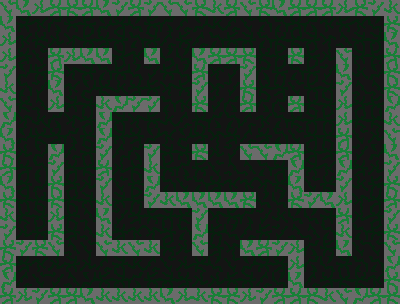

This is a level from a 2D game, rendered from its Tiled map with the project's own tilesets. A one-line summary and the complete map file follow:
An orthogonal 25x19 tile map with 16x16 px tiles, 2 tile layers (floor, walls) and 8 objects (3x player, 2x knight, door, brute, champion).

<map version="1.10" tiledversion="1.11.2" orientation="orthogonal" renderorder="right-down" width="25" height="19" tilewidth="16" tileheight="16" infinite="0" nextlayerid="6" nextobjectid="9">
 <properties>
  <property name="coins" type="int" value="12" />
  <property name="name" value="The Labyrinth" />
 </properties>
 <tileset firstgid="1" source="tiles.tsx" />
 <layer id="1" name="floor" width="25" height="19">
  <data encoding="csv">
3221225480,7,8,5,1073741831,3221225480,2147483653,1073741831,1073741830,1073741829,8,5,1073741831,3221225478,5,1073741829,2147483654,5,3221225477,1073741831,3221225478,1073741829,3221225479,6,2147483654,
1073741831,1073741829,3221225478,3221225479,3221225477,3221225477,7,5,2147483655,3221225477,3221225479,1073741832,7,2147483654,1073741832,8,1073741831,1073741831,5,3221225479,3221225478,3221225477,3221225478,2147483655,8,
3221225477,3221225478,2147483653,6,1073741830,3221225477,5,1073741829,1073741831,1073741829,1073741832,3221225477,1073741832,1073741831,3221225477,1073741829,1073741831,2147483653,2147483653,1073741829,1073741830,3221225480,1073741829,1073741829,7,
2147483656,5,8,1073741831,1073741829,1073741829,5,1073741829,3221225478,1073741831,2147483655,2147483655,3221225478,1073741830,7,1073741829,2147483653,3221225477,2147483653,3221225477,6,8,1073741829,3221225477,3221225477,
5,7,3221225477,1073741829,1073741830,1073741829,1073741831,3221225477,2147483655,2147483656,3221225477,2147483655,3221225477,1073741830,2147483656,3221225477,3221225479,3221225477,1073741831,3221225477,2147483656,3221225477,2147483654,7,1073741829,
7,1073741831,2147483656,1073741830,3221225478,7,2147483653,2147483654,5,3221225477,1073741830,3221225477,1073741829,1073741830,2147483656,6,2147483653,5,8,3221225477,1073741829,7,3221225480,3221225480,3221225479,
3221225478,2147483653,3221225480,3221225479,1073741829,1073741829,5,5,2147483654,2147483654,1073741831,3221225478,5,2147483656,3221225479,5,3221225479,3221225479,3221225477,2147483653,1073741829,2147483653,5,3221225477,6,
6,1073741830,2147483654,3221225479,1073741830,5,5,1073741829,1073741830,3221225477,2147483654,1073741832,2147483653,3221225479,1073741831,1073741832,3221225478,1073741831,2147483653,1073741829,3221225477,2147483653,2147483653,2147483653,3221225477,
5,7,2147483653,5,3221225479,2147483653,7,1073741829,5,7,3221225478,7,5,1073741830,5,1073741832,5,1073741831,8,5,2147483653,5,8,6,7,
5,6,7,2147483653,1073741832,1073741829,2147483654,1073741832,3221225479,1073741830,1073741829,1073741829,1073741832,6,2147483656,3221225478,2147483653,5,2147483655,5,5,1073741830,2147483656,7,2147483656,
6,5,1073741831,6,5,2147483653,1073741829,6,2147483653,1073741832,3221225477,3221225479,3221225477,8,3221225480,3221225480,1073741831,5,2147483653,1073741829,3221225478,2147483656,5,6,7,
3221225478,5,7,1073741831,5,6,1073741831,8,2147483653,1073741832,1073741831,8,1073741831,5,3221225478,3221225478,1073741830,2147483653,1073741829,8,2147483653,2147483656,2147483654,3221225477,1073741832,
1073741829,1073741829,2147483653,3221225477,2147483653,1073741829,3221225477,1073741829,3221225477,3221225478,7,3221225480,6,2147483653,1073741831,2147483653,2147483655,2147483655,1073741829,3221225477,2147483653,3221225477,1073741830,5,5,
2147483655,2147483653,1073741829,1073741829,2147483653,3221225480,1073741832,2147483656,5,3221225477,1073741829,2147483653,5,1073741830,3221225477,3221225479,2147483656,2147483654,2147483655,2147483655,1073741829,7,6,5,6,
1073741832,6,3221225477,3221225477,5,3221225480,1073741829,5,3221225478,1073741830,5,1073741831,1073741829,3221225477,2147483655,1073741832,3221225477,2147483656,3221225480,3221225480,1073741831,2147483653,1073741831,3221225477,2147483655,
1073741829,1073741830,5,5,3221225480,8,1073741830,2147483654,3221225479,1073741829,3221225477,6,5,5,1073741830,3221225479,2147483653,2147483655,6,3221225479,3221225477,2147483653,8,8,2147483653,
7,5,3221225478,6,1073741829,6,1073741832,1073741829,2147483654,1073741832,8,6,2147483653,2147483655,8,7,1073741829,5,2147483654,3221225479,2147483655,1073741829,1073741831,1073741831,3221225477,
3221225478,1073741832,8,2147483656,3221225480,7,3221225477,1073741829,3221225479,3221225477,1073741829,5,6,6,3221225477,1073741829,1073741832,2147483655,2147483653,1073741832,5,2147483653,2147483653,3221225478,1073741831,
6,1073741832,2147483653,2147483653,5,3221225480,3221225477,5,6,1073741829,2147483655,1073741829,5,1073741829,1073741832,5,1073741829,5,3221225477,2147483653,1073741831,5,3221225478,1073741829,5
</data>
 </layer>
 <layer id="2" name="walls" width="25" height="19">
  <data encoding="csv">
4,2147483651,2,1,2147483649,1,2147483651,2147483652,1,2147483652,4,4,2147483649,2147483650,1,4,2147483649,2147483651,1,1,1,2,2147483649,2147483652,2147483650,
2147483651,0,0,0,0,0,0,0,0,0,0,0,0,0,0,0,0,0,0,0,0,0,0,0,2147483649,
2,0,0,0,0,0,0,0,0,0,0,0,0,0,0,0,0,0,0,0,0,0,0,0,2147483651,
2,0,0,1,2,2147483651,2147483651,0,0,2147483651,0,0,2147483651,1,1,2147483649,0,0,2147483649,0,0,4,0,0,1,
2147483652,0,0,2147483649,0,0,0,0,0,0,0,0,1,0,0,2147483652,0,0,0,0,0,2147483651,0,0,2147483649,
2147483650,0,0,2147483651,0,0,0,0,0,0,0,0,2147483652,0,0,2147483649,0,0,0,0,0,2147483652,0,0,2147483649,
4,0,0,2,0,0,2147483650,3,2147483652,2147483652,0,0,2147483649,0,0,1,0,0,1,0,0,2,0,0,3,
3,0,0,0,0,0,3,0,0,0,0,0,0,0,0,0,0,0,0,0,0,2,0,0,2147483650,
2147483651,0,0,0,0,0,3,0,0,0,0,0,0,0,0,0,0,0,0,0,0,1,0,0,4,
2147483649,0,0,3,0,0,2147483652,0,0,2147483652,0,0,2147483649,0,0,4,4,3,1,0,0,1,0,0,2147483651,
1,0,0,2147483652,0,0,1,0,0,2147483650,0,0,0,0,0,0,0,0,3,0,0,3,0,0,2147483652,
2147483651,0,0,2147483649,0,0,2147483652,0,0,3,0,0,0,0,0,0,0,0,2147483651,0,0,2147483652,0,0,2147483649,
2147483649,0,0,2147483649,0,0,2147483650,0,0,2147483652,2147483650,2147483651,2147483651,2147483651,2147483651,2147483649,0,0,2147483649,2147483652,2147483651,2,0,0,1,
2147483650,0,0,2,0,0,2147483651,0,0,0,0,0,2147483652,0,0,0,0,0,0,0,0,1,0,0,2147483652,
2147483652,0,0,2147483649,0,0,2147483650,0,0,0,0,0,3,0,0,0,0,0,0,0,0,2147483650,0,0,2147483649,
2147483649,2147483652,2147483649,4,0,0,4,2147483650,4,2147483650,0,0,4,0,0,2147483651,1,2147483652,2,0,0,2147483651,0,0,4,
1,0,0,0,0,0,0,0,0,0,0,0,0,0,0,0,0,0,2,0,0,0,0,0,3,
3,0,0,0,0,0,0,0,0,0,0,0,0,0,0,0,0,0,2147483651,0,0,0,0,0,2147483649,
1,2,2147483652,1,1,2147483651,2147483650,2147483650,2147483650,2147483650,2147483651,2,2147483650,2147483649,2147483649,2,2147483652,1,1,2147483649,2147483650,4,3,1,2147483649
</data>
 </layer>
 <objectgroup id="3" name="doors">
  <object id="1" name="door" x="304" y="160" width="32" height="32">
   <properties>
    <property name="destination" value="level5" />
   </properties>
  </object>
 </objectgroup>
 <objectgroup id="4" name="spawn points">
  <object id="2" name="player" x="32" y="272">
   <point />
  </object>
  <object id="3" name="player" x="80" y="272">
   <point />
  </object>
  <object id="4" name="player" x="32" y="224">
   <point />
  </object>
 </objectgroup>
 <objectgroup id="5" name="enemies">
  <object id="5" name="knight" x="176" y="80">
   <point />
  </object>
  <object id="6" name="knight" type="brute" x="224" y="176">
   <point />
  </object>
  <object id="7" name="knight" type="champion" x="320" y="128">
   <point />
  </object>
  <object id="8" name="knight" x="272" y="224">
   <point />
  </object>
 </objectgroup>
</map>
